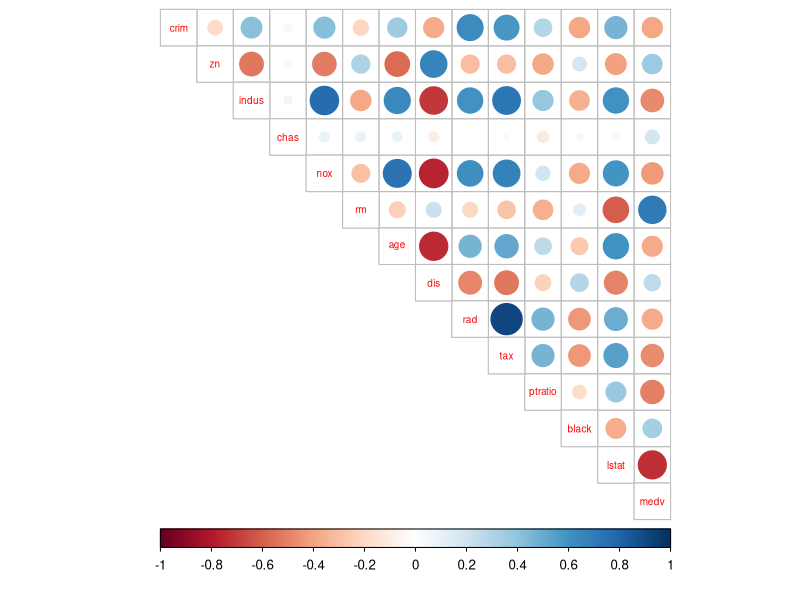
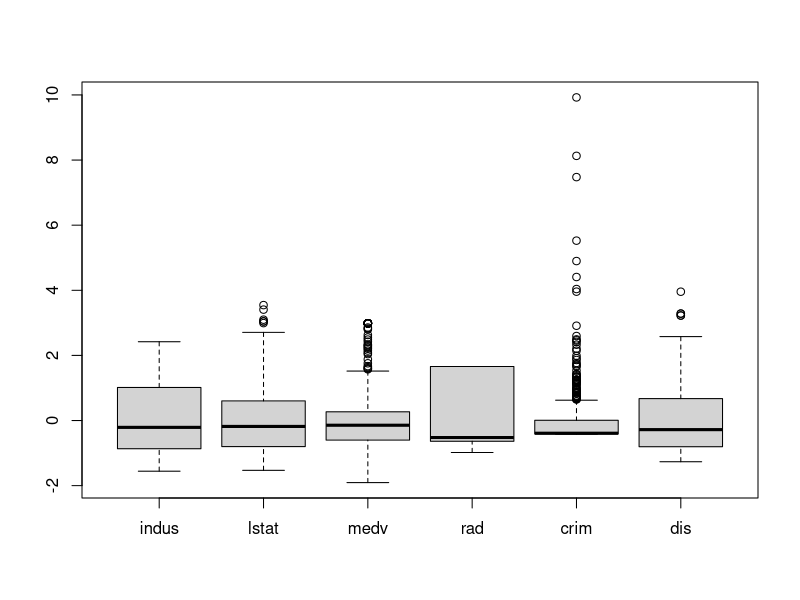
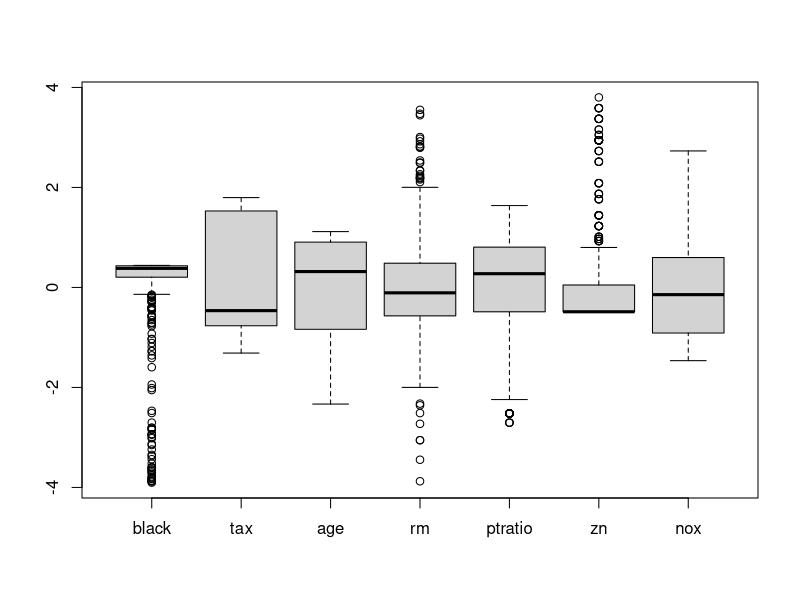
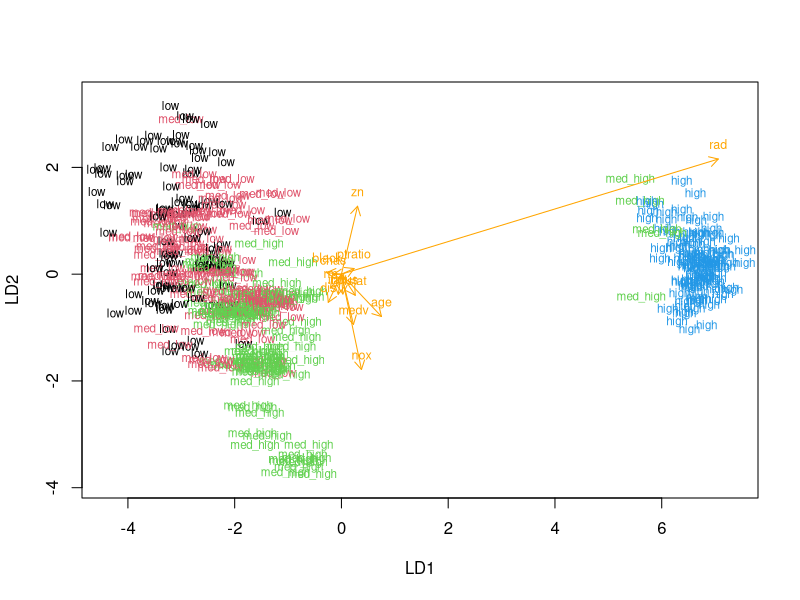
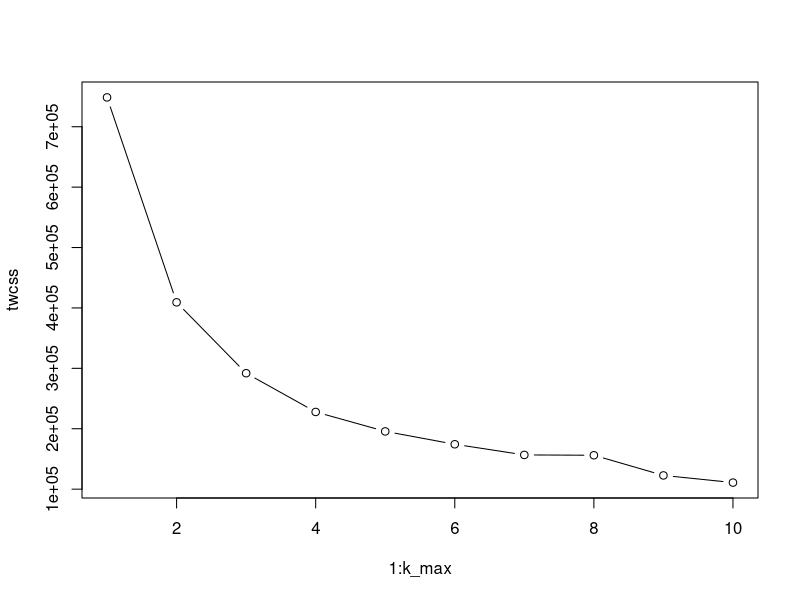
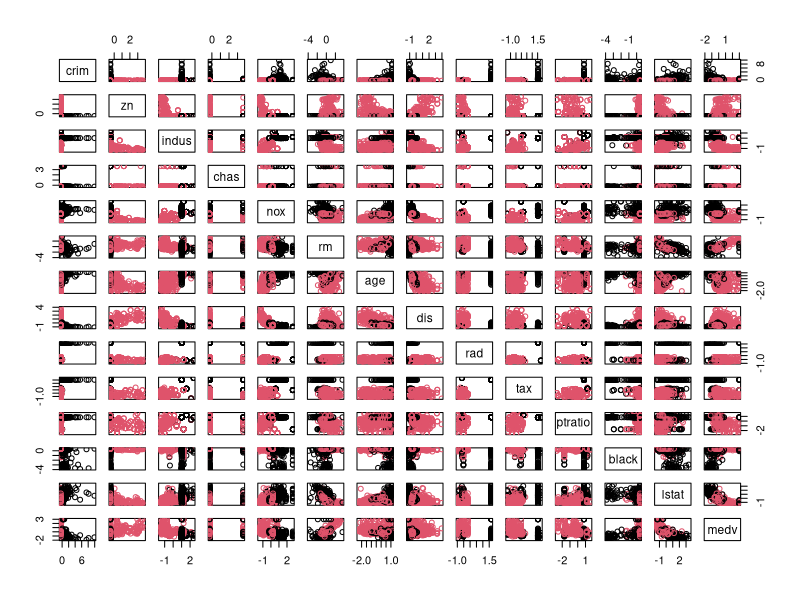
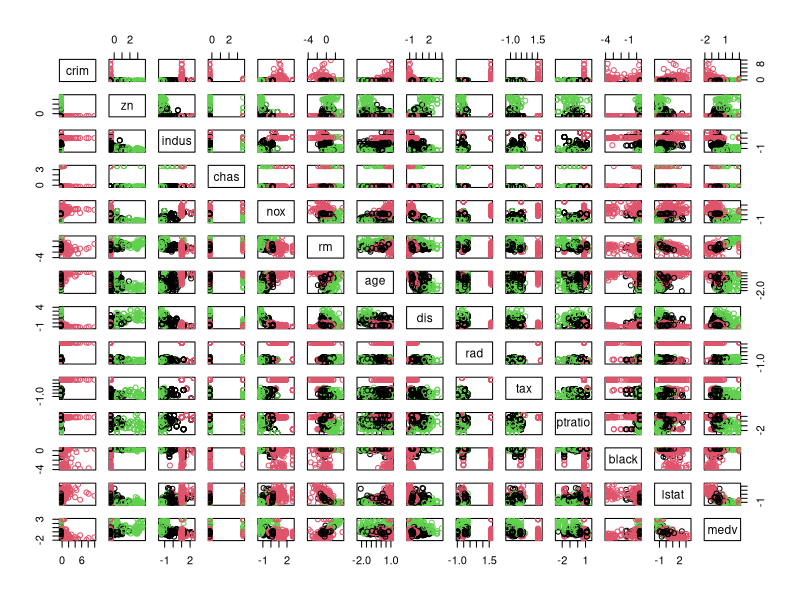

Write R code to recreate these figures, in order.
## ---- chunk 1
knitr::opts_chunk$set(echo = TRUE)
## ---- chunk 2
library(MASS)
library(dplyr)
library(ggplot2)
library(corrplot)
data("Boston")
## ---- chunk 3
summary(Boston)
## ---- chunk 4
#Making a correlation matrix of variables
cor_matrix<-cor(Boston) %>% round(digits = 2)
corrplot(cor_matrix, method="circle", type = "upper", cl.pos = "b", tl.pos = "d", tl.cex = 0.6)

## ---- chunk 5
#Standardizing the Boston dataset
boston_scaled <- scale(Boston)
boston_scaled <- as.data.frame(boston_scaled)
#Making the boxplots
bosvar1 <- c("indus", "lstat", "medv", "rad","crim", "dis")
bosvar2 <- c("black", "tax", "age", "rm","ptratio", "zn", "nox")
boston_m1 <- select(boston_scaled, one_of(bosvar1))
boxplot(boston_m1)
boston_m2 <- select(boston_scaled, one_of(bosvar2))
boxplot(boston_m2)
## ---- chunk 6
summary(boston_scaled)
## ---- chunk 7
#Evolving the crim variable into a categorical variable by quantiles
scaled_crim <- boston_scaled$crim
bins <- quantile(scaled_crim)
crime_cat <- cut(scaled_crim, breaks = bins, include.lowest = TRUE, label = c("low", "med_low", "med_high", "high"))
boston_scaled$crim <- crime_cat
#Producing a train set and a test set
n <- nrow(Boston)
ind <- sample(n,  size = n * 0.8)
train <- boston_scaled[ind,]
test <- boston_scaled[-ind,]
#Saving the crim variable from test and then removing it from it.
correct_classes <- test$crim
test <- dplyr::select(test, -crim)
## ---- chunk 8
#Fitting the linear discriminant analysis
lda.fit <- lda(crim ~ ., data = train)
#A function for arrows for the biplot
lda.arrows <- function(x, myscale = 1, arrow_heads = 0.1, color = "orange", tex = 0.75, choices = c(1,2)){
  heads <- coef(x)
  arrows(x0 = 0, y0 = 0, 
         x1 = myscale * heads[,choices[1]], 
         y1 = myscale * heads[,choices[2]], col=color, length = arrow_heads)
  text(myscale * heads[,choices], labels = row.names(heads), 
       cex = tex, col=color, pos=3)
}
#A numeric vector to paint the picture by
classes <- as.numeric(train$crim)
#The biplot with arrows included
plot(lda.fit, dimen = 2, col = classes, pch=classes)
lda.arrows(lda.fit, myscale = 2)
## ---- chunk 9
#Prediction and a table of results
lda.pred <- predict(lda.fit, newdata = test)
table(correct = correct_classes, predicted = lda.pred$class)
## ---- chunk 10
#Getting the euclidean distance matrix from scaled standardized values so they are comparable
data(Boston)
boston_rescale <- scale(Boston)
dist_bost <- dist(boston_rescale)
#Finding the optimal number of clusters
k_max <- 10
twcss <- sapply(1:k_max, function(k){kmeans(dist_bost, k)$tot.withinss})
plot(1:k_max, twcss, type='b')
## ---- chunk 11
km <-kmeans(dist_bost, centers = 2)
table(km$cluster)
pairs(boston_rescale, col = km$cluster)
## ---- chunk 12
km <-kmeans(dist_bost, centers = 3)
table(km$cluster)
pairs(boston_rescale, col = km$cluster)
